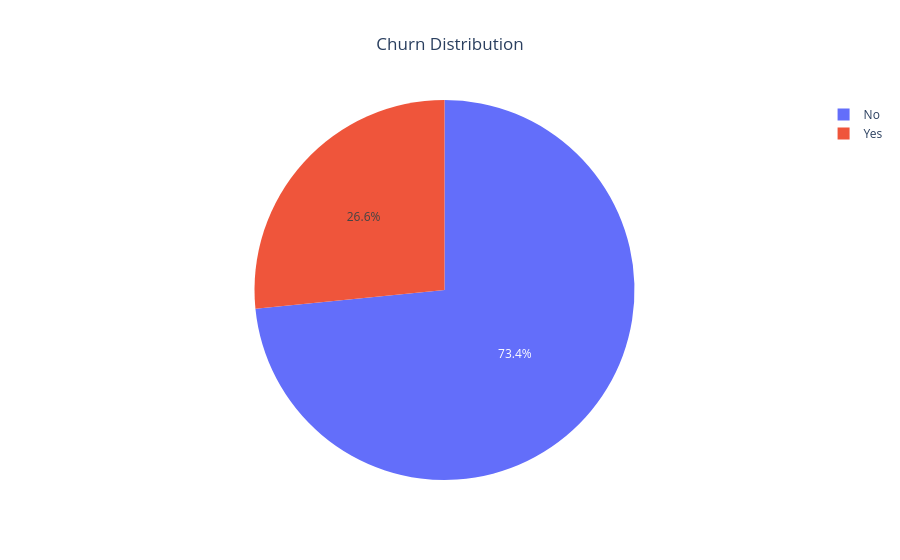

Write notebook code for a chart like this one.
### Markdown cell above
### Churn Distribution

### Code cell
# Calculate churn distribution
churn_counts = df['Churn Label'].value_counts().reset_index()
churn_counts.columns = ['Churn Label', 'Count']

# Create pie chart using Plotly
fig = px.pie(churn_counts, values='Count', names='Churn Label', 
             title='Churn Distribution', 
             color='Churn Label',
             color_discrete_map={'Yes':'#ef553b', 'No':'#636efa'})

# Update layout for professional look
fig.update_layout(title_x=0.5, template='plotly_white')
fig.show()

# Save as high-resolution PNG
fig.write_image('../images/churn_distribution.png', scale=2)

### Figure 1 — Plotly figure (JSON) as saved in the notebook; plotly's stock layout.template omitted (floating-point values rounded to 4 significant figures)
{"data": [{"customdata": [["No"], ["Yes"]], "domain": {"x": [0.0, 1.0], "y": [0.0, 1.0]}, "hovertemplate": "Churn Label=%{customdata[0]}<br>Count=%{value}<extra></extra>", "labels": ["No", "Yes"], "legendgroup": "", "marker": {"colors": ["#636efa", "#ef553b"]}, "name": "", "showlegend": true, "type": "pie", "values": [5163, 1869]}], "layout": {"legend": {"tracegroupgap": 0}, "title": {"text": "Churn Distribution", "x": 0.5}}}
